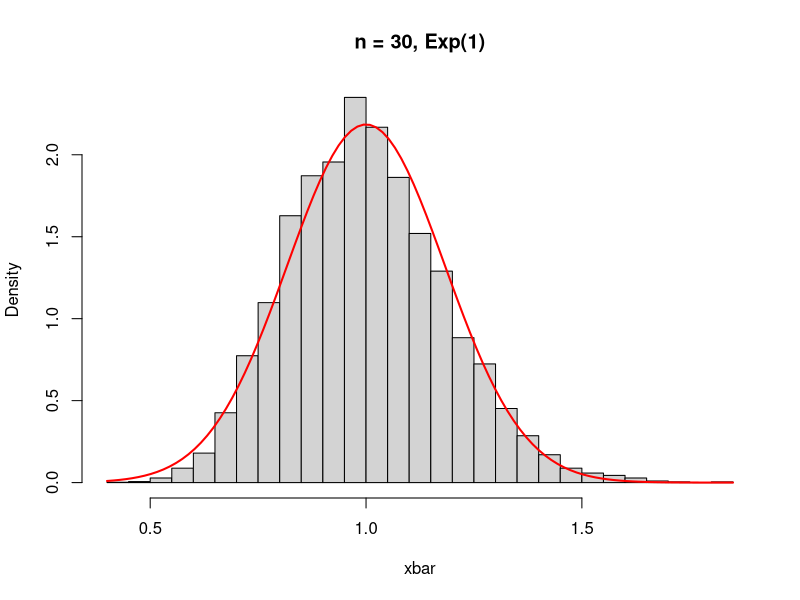
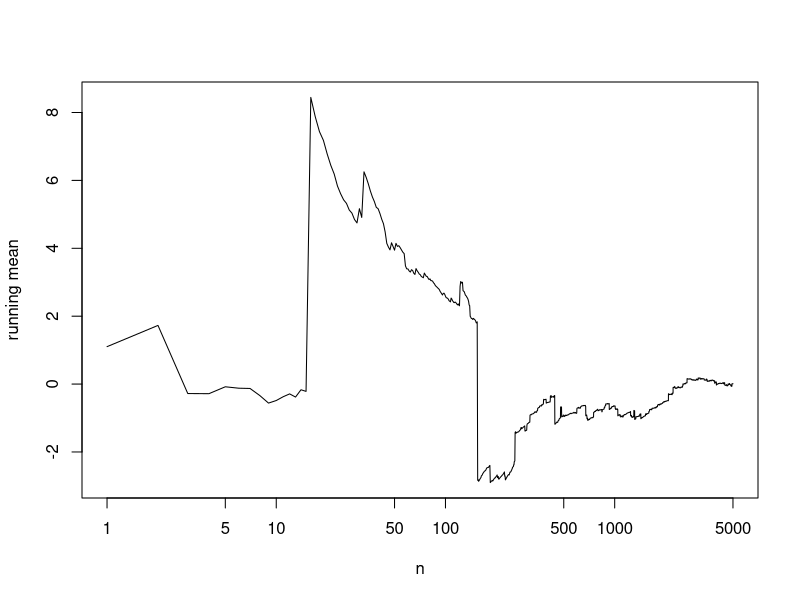

Source code (R) for these figures, in order:
## ---- chunk 1
set.seed(19)
xbar <- replicate(10000, mean(rexp(30, rate = 1)))   # Exp(1): mu = 1, sigma = 1
c(mean = mean(xbar), sd = sd(xbar), theory_se = 1 / sqrt(30))
hist(xbar, breaks = 40, freq = FALSE, main = "n = 30, Exp(1)")
curve(dnorm(x, 1, 1 / sqrt(30)), add = TRUE, col = "red", lwd = 2)
## ---- chunk 2
# Xbar from Exp(1) is Gamma(shape = n, rate = n)
mean(xbar > 1.5)                                         # simulation
1 - pnorm(1.5, 1, 1 / sqrt(30))                          # CLT
pgamma(1.5, shape = 30, rate = 30, lower.tail = FALSE)   # exact
pnorm(0.4, 1, 1 / sqrt(5)); pgamma(0.4, 5, 5)            # n = 5, lower tail
## ---- chunk 3
pnorm(498.5, 500, 8 / sqrt(64))                  # P(Xbar < 498.5) = 0.0668
pnorm(2) - pnorm(-2)                             # 0.9545
(1.96 * 8)^2                                     # n for P(|Xbar - mu| < 1) >= 0.95: 245.9
64 / 0.05                                        # Chebyshev: 1280
1 - pnorm(210, 200, 1.2 * sqrt(80))              # sum of 80 jobs: 0.176
pnorm(165, 180, 3 * sqrt(45))                    # sum of 45 calls: 0.228
## ---- chunk 4
# Bin(40, 0.3), P(X <= 10)
pbinom(10, 40, 0.3)                              # exact 0.309
pnorm(10.5, 12, sqrt(8.4))                       # with continuity correction 0.302
pnorm(10,   12, sqrt(8.4))                       # without 0.245
# Bin(60, 0.2)
1 - pbinom(14, 60, 0.2); 1 - pnorm(14.5, 12, sqrt(9.6))    # P(X >= 15)
dbinom(10, 60, 0.2); pnorm(10.5, 12, sqrt(9.6)) - pnorm(9.5, 12, sqrt(9.6))
# sample proportion
1 - pnorm(0.30, 0.25, sqrt(0.25 * 0.75 / 300))   # 0.0228
## ---- chunk 5
set.seed(1)
x <- rcauchy(5000)
plot(cumsum(x) / seq_along(x), type = "l", log = "x", ylab = "running mean", xlab = "n")
## ---- chunk 6
# normal population: Xbar is exactly N(mu, sigma^2/n); (n-1)S^2/sigma^2 ~ chi^2_{n-1}; t statistic ~ t_{n-1}
set.seed(19)
n <- 5; B <- 20000
x <- matrix(rnorm(n * B, mean = 10, sd = 2), ncol = n)
c(mean(rowMeans(x)), sd(rowMeans(x)), 2 / sqrt(n))                       # 10, 0.894
mean(apply(x, 1, var) * (n - 1) / 4 > qchisq(0.95, n - 1))               # about 0.05
mean((rowMeans(x) - 10) / (apply(x, 1, sd) / sqrt(n)) > qt(0.95, n - 1)) # about 0.05
# duality: P(N <= 40) = P(S_41 > 420), job time mean 10, variance 2
1 - pnorm(420, mean = 410, sd = sqrt(82))                                # 0.1347
1 - pnorm(420, mean = 400, sd = sqrt(80))                                # S_40 > 420: at most 39 jobs, 0.0127
